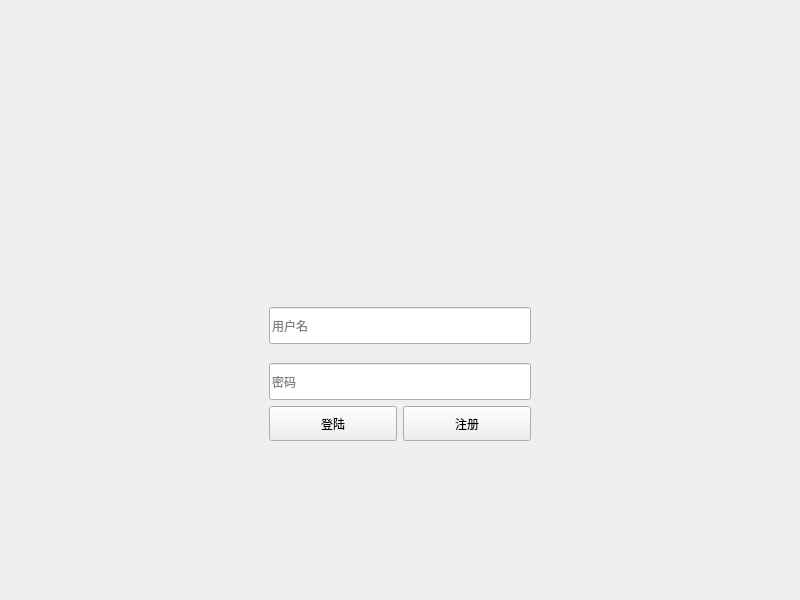
<?xml version="1.0" encoding="UTF-8"?>
<ui version="4.0">
 <class>Mylogin</class>
 <widget class="QWidget" name="Mylogin">
  <property name="geometry">
   <rect>
    <x>0</x>
    <y>0</y>
    <width>800</width>
    <height>600</height>
   </rect>
  </property>
  <property name="windowTitle">
   <string>Mylogin</string>
  </property>
  <layout class="QGridLayout" name="gridLayout">
   <item row="0" column="1">
    <spacer name="verticalSpacer">
     <property name="orientation">
      <enum>Qt::Vertical</enum>
     </property>
     <property name="sizeHint" stdset="0">
      <size>
       <width>17</width>
       <height>141</height>
      </size>
     </property>
    </spacer>
   </item>
   <item row="1" column="1" rowspan="2">
    <layout class="QVBoxLayout" name="verticalLayout">
     <item>
      <layout class="QHBoxLayout" name="horizontalLayout_2">
       <item>
        <spacer name="horizontalSpacer">
         <property name="orientation">
          <enum>Qt::Horizontal</enum>
         </property>
         <property name="sizeHint" stdset="0">
          <size>
           <width>40</width>
           <height>20</height>
          </size>
         </property>
        </spacer>
       </item>
       <item>
        <widget class="QLabel" name="label">
         <property name="minimumSize">
          <size>
           <width>141</width>
           <height>141</height>
          </size>
         </property>
         <property name="maximumSize">
          <size>
           <width>141</width>
           <height>141</height>
          </size>
         </property>
         <property name="styleSheet">
          <string notr="true"/>
         </property>
         <property name="text">
          <string/>
         </property>
        </widget>
       </item>
       <item>
        <spacer name="horizontalSpacer_2">
         <property name="orientation">
          <enum>Qt::Horizontal</enum>
         </property>
         <property name="sizeHint" stdset="0">
          <size>
           <width>40</width>
           <height>20</height>
          </size>
         </property>
        </spacer>
       </item>
      </layout>
     </item>
     <item>
      <layout class="QHBoxLayout" name="horizontalLayout_3">
       <item>
        <spacer name="horizontalSpacer_7">
         <property name="orientation">
          <enum>Qt::Horizontal</enum>
         </property>
         <property name="sizeHint" stdset="0">
          <size>
           <width>40</width>
           <height>20</height>
          </size>
         </property>
        </spacer>
       </item>
       <item>
        <widget class="QLineEdit" name="lineEdit">
         <property name="minimumSize">
          <size>
           <width>262</width>
           <height>37</height>
          </size>
         </property>
         <property name="maximumSize">
          <size>
           <width>262</width>
           <height>37</height>
          </size>
         </property>
         <property name="sizeIncrement">
          <size>
           <width>0</width>
           <height>37</height>
          </size>
         </property>
         <property name="text">
          <string/>
         </property>
         <property name="placeholderText">
          <string>用户名</string>
         </property>
        </widget>
       </item>
       <item>
        <spacer name="horizontalSpacer_9">
         <property name="orientation">
          <enum>Qt::Horizontal</enum>
         </property>
         <property name="sizeHint" stdset="0">
          <size>
           <width>40</width>
           <height>20</height>
          </size>
         </property>
        </spacer>
       </item>
      </layout>
     </item>
     <item>
      <spacer name="verticalSpacer_3">
       <property name="orientation">
        <enum>Qt::Vertical</enum>
       </property>
       <property name="sizeHint" stdset="0">
        <size>
         <width>20</width>
         <height>13</height>
        </size>
       </property>
      </spacer>
     </item>
     <item>
      <layout class="QHBoxLayout" name="horizontalLayout_4">
       <item>
        <spacer name="horizontalSpacer_8">
         <property name="orientation">
          <enum>Qt::Horizontal</enum>
         </property>
         <property name="sizeHint" stdset="0">
          <size>
           <width>40</width>
           <height>20</height>
          </size>
         </property>
        </spacer>
       </item>
       <item>
        <widget class="QLineEdit" name="lineEdit_2">
         <property name="minimumSize">
          <size>
           <width>262</width>
           <height>37</height>
          </size>
         </property>
         <property name="maximumSize">
          <size>
           <width>262</width>
           <height>37</height>
          </size>
         </property>
         <property name="sizeIncrement">
          <size>
           <width>0</width>
           <height>37</height>
          </size>
         </property>
         <property name="text">
          <string/>
         </property>
         <property name="placeholderText">
          <string>密码</string>
         </property>
        </widget>
       </item>
       <item>
        <spacer name="horizontalSpacer_10">
         <property name="orientation">
          <enum>Qt::Horizontal</enum>
         </property>
         <property name="sizeHint" stdset="0">
          <size>
           <width>40</width>
           <height>20</height>
          </size>
         </property>
        </spacer>
       </item>
      </layout>
     </item>
     <item>
      <layout class="QHBoxLayout" name="horizontalLayout">
       <item>
        <spacer name="horizontalSpacer_5">
         <property name="orientation">
          <enum>Qt::Horizontal</enum>
         </property>
         <property name="sizeHint" stdset="0">
          <size>
           <width>40</width>
           <height>20</height>
          </size>
         </property>
        </spacer>
       </item>
       <item>
        <widget class="QPushButton" name="pushButton">
         <property name="minimumSize">
          <size>
           <width>128</width>
           <height>35</height>
          </size>
         </property>
         <property name="maximumSize">
          <size>
           <width>128</width>
           <height>35</height>
          </size>
         </property>
         <property name="sizeIncrement">
          <size>
           <width>0</width>
           <height>35</height>
          </size>
         </property>
         <property name="text">
          <string>登陆</string>
         </property>
        </widget>
       </item>
       <item>
        <widget class="QPushButton" name="pushButton_2">
         <property name="minimumSize">
          <size>
           <width>128</width>
           <height>35</height>
          </size>
         </property>
         <property name="maximumSize">
          <size>
           <width>128</width>
           <height>35</height>
          </size>
         </property>
         <property name="sizeIncrement">
          <size>
           <width>128</width>
           <height>35</height>
          </size>
         </property>
         <property name="text">
          <string>注册</string>
         </property>
        </widget>
       </item>
       <item>
        <spacer name="horizontalSpacer_6">
         <property name="orientation">
          <enum>Qt::Horizontal</enum>
         </property>
         <property name="sizeHint" stdset="0">
          <size>
           <width>40</width>
           <height>20</height>
          </size>
         </property>
        </spacer>
       </item>
      </layout>
     </item>
    </layout>
   </item>
   <item row="1" column="2">
    <spacer name="horizontalSpacer_4">
     <property name="orientation">
      <enum>Qt::Horizontal</enum>
     </property>
     <property name="sizeHint" stdset="0">
      <size>
       <width>203</width>
       <height>17</height>
      </size>
     </property>
    </spacer>
   </item>
   <item row="2" column="0">
    <spacer name="horizontalSpacer_11">
     <property name="orientation">
      <enum>Qt::Horizontal</enum>
     </property>
     <property name="sizeHint" stdset="0">
      <size>
       <width>203</width>
       <height>17</height>
      </size>
     </property>
    </spacer>
   </item>
   <item row="3" column="1">
    <spacer name="verticalSpacer_2">
     <property name="orientation">
      <enum>Qt::Vertical</enum>
     </property>
     <property name="sizeHint" stdset="0">
      <size>
       <width>17</width>
       <height>141</height>
      </size>
     </property>
    </spacer>
   </item>
  </layout>
 </widget>
 <resources/>
 <connections/>
</ui>
